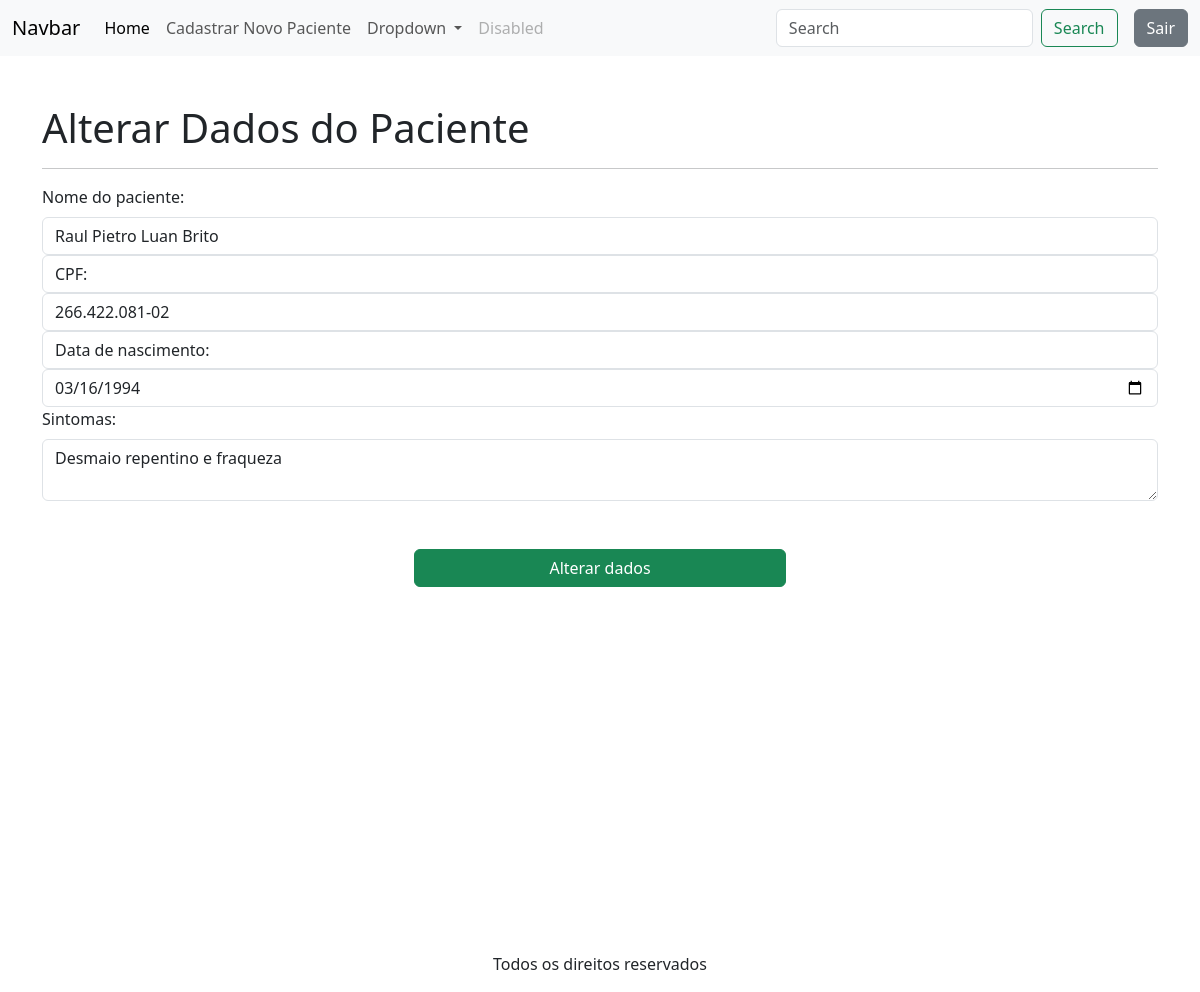
Page /alterarDados/2/ (signed in) on the committed database.
### apps/triagem/models.py (models this page shows, shortened)
class Paciente(models.Model):
    codigo_paciente = models.AutoField(primary_key=True)
    nome = models.CharField(null=False, blank=False)
    cpf = models.CharField(max_length=14, unique=True, null=False, blank=False)
    data_nascimento = models.DateField(null=False, blank=False)
    sintomas = models.TextField(max_length=200, null=False, blank=False)

### apps/triagem/views.py (the view, shortened to what this page needs)
# urls.py: path('alterarDados/<int:codigo_paciente>/', views.alterar_dados, name='alterar_dados'),
@login_required
def alterar_dados(request, codigo_paciente):
    paciente = Paciente.objects.get(codigo_paciente=codigo_paciente)
    return render(request, 'alterar_dados.html', {'paciente':paciente})

### apps/triagem/templates/alterar_dados.html (shortened to what this page needs)
{% extends 'base-triagem.html' %}
{% block content %}
    <div class="container vh-100">
        <h1 class="mt-5">
            Alterar Dados do Paciente
        </h1>
        <hr>
        <form action="{% url 'alterar_dados' paciente.codigo_paciente %}" method="POST">
            <div class="col-12">
                <label for="username" class="form-label">
                    Nome do paciente:
                </label>
                <input type="text" class="form-control" name="nome" value="{{ paciente.nome }}" required>
            </div>
            <div class="col-12">
                <label for="cpf" class="form-control" name="cpf">
                    CPF:
                </label>
                <input type="text" class="form-control" name="cpf" value="{{ paciente.cpf }}" required>
            </div>
              <div class="col-12">
                <label for="data_nascimento" class="form-control" name="data_nascimento">
                    Data de nascimento:
                </label>
                <input type="date" class="form-control" name="data_nascimento" value="{{ paciente.data_nascimento|date:'Y-m-d' }}" required>
            </div>
            <div class="col-12">
                <label for="sintomas" class="form-label">
                    Sintomas:
                </label>
                <textarea name="text" class="form-control" name="sintomas" required>{{ paciente.sintomas }}</textarea>
            </div>
            <div class="d-flex justify-content-center mt-5">
                <button type="submit" class="btn btn-success col-4">
                    Alterar dados
                </button>
            </div>
        </form>
    </div>
{% endblock %}

### rows in the picture
Paciente: nome "Raul Pietro Luan Brito", cpf "266.422.081-02", data_nascimento "03/16/1994", text "Desmaio repentino e fraqueza"
